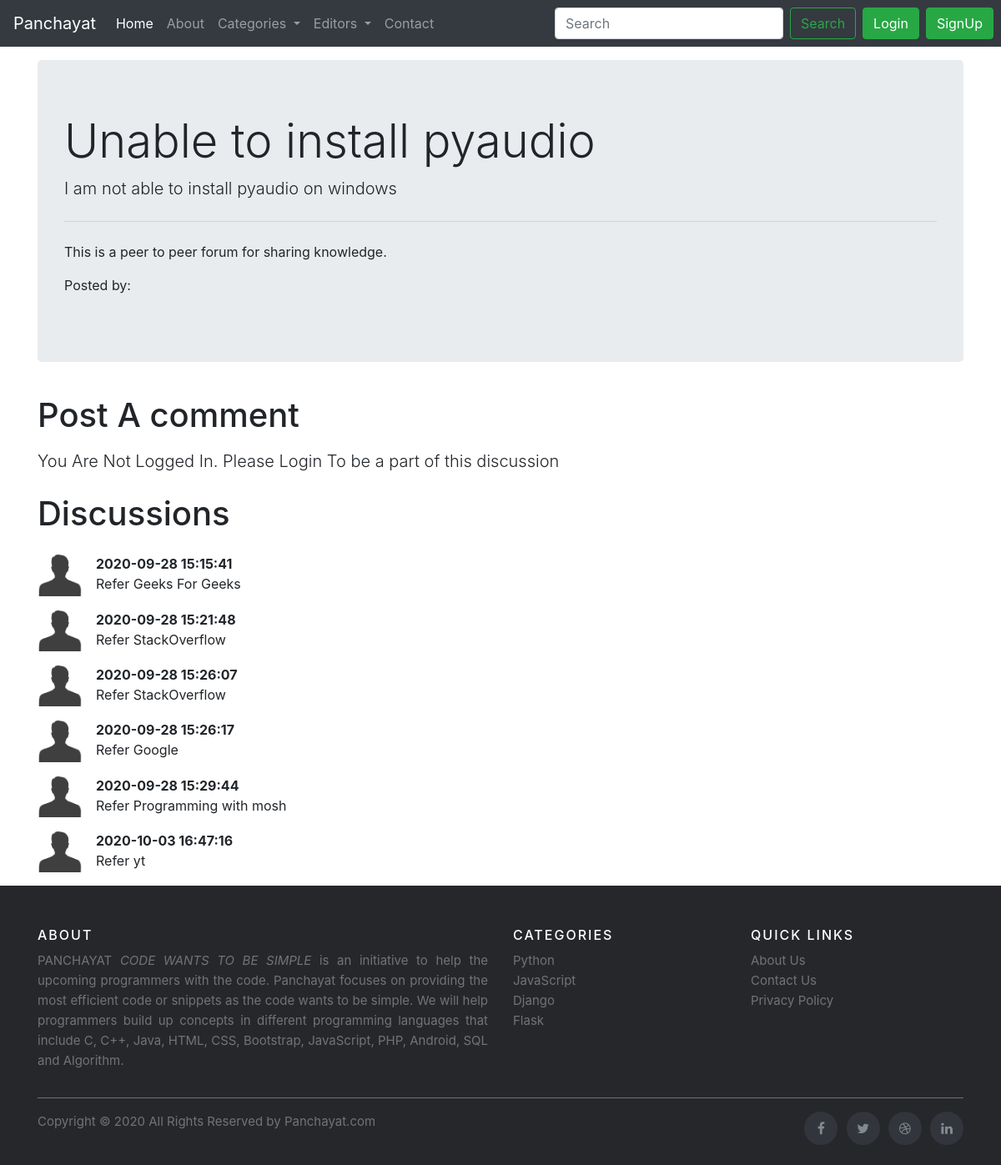
The app's page /thread.php?threadid=1 with its own data.
### tables this page shows
CREATE TABLE `threads` (
  `thread_id` int(7) NOT NULL,
  `thread_title` varchar(255) NOT NULL,
  `thread_desc` text NOT NULL,
  `thread_cat_id` int(7) NOT NULL,
  `thread_user_id` int(7) NOT NULL,
  `timestamp` datetime NOT NULL DEFAULT current_timestamp()
);

CREATE TABLE `comments` (
  `comment_id` int(8) NOT NULL,
  `comment_content` text NOT NULL,
  `thread_id` int(8) NOT NULL,
  `comment_by` int(8) NOT NULL,
  `comment_time` datetime NOT NULL DEFAULT current_timestamp()
);

### thread.php (the view, shortened to what this page needs)
<!doctype html>
<html lang="en">
<head>
    <link rel="stylesheet" href="https://stackpath.bootstrapcdn.com/bootstrap/4.5.0/css/bootstrap.min.css"
>
</head>
<body>
    <?php include 'partials/_dbconnect.php';?>
    <?php include 'partials/_header.php';?>
    <?php
    $id=$_GET['threadid'];
    $sql="SELECT * FROM `threads` WHERE thread_id=$id";
    $result=mysqli_query($conn,$sql);
    while($row=mysqli_fetch_assoc($result)){
        $title=$row['thread_title'];
        $desc=$row['thread_desc'];
        $thread_user_id=$row['thread_user_id'];
        $sql3="SELECT * FROM `users` WHERE `user_id` = '$thread_user_id'";
            $result3=mysqli_query($conn,$sql3);
            $row3=mysqli_fetch_assoc($result3);
     }
    ?>
    <div class="container my-3">
        <div class="jumbotron">
            <h1 class="display-4"><?php echo $title;?></h1>
            <p class="lead"><?php echo $desc;?></p>
            <hr class="my-4">
            <p>This is a peer to peer forum for sharing knowledge.</p>
            <p>Posted by: <b><?php echo $row3['user_name'] ?></b></p>
        </div>
    </div>
    <?php
     if(isset($_SESSION['loggedin'])&&$_SESSION['loggedin']==true){
         echo ' <div class="container">
         <h1 class="py-2">Post A comment</h1>
             <form action="' . $_SERVER["REQUEST_URI"] . '" method="post">
                 <div class="form-group">
                     <label for="exampleFormControlTextarea1">Type Your Comment</label>
                     <textarea class="form-control" id="comment" name="comment" rows="3"></textarea>
                     <input type="hidden" name="user_id" value=" ' . $_SESSION['user_id'] . ' ">
                 </div>
                 <button type="submit" class="btn btn-success">Submit</button>
             </form>
         </div>';}
         else{
            echo '<div class="container">
            <h1 class="py-2">Post A comment</h1>
            <p class="lead">You Are Not Logged In. Please Login To be a part of this discussion</p></div>';
         }
   ?>
    <div class="container my-3" style="margin-bottom:100px">
        <h1 class="py-2">Discussions</h1>
        <?php
        $id=$_GET['threadid'];
        $sql="SELECT * FROM `comments` WHERE thread_id=$id";
        $result=mysqli_query($conn,$sql);
        while($row=mysqli_fetch_assoc($result)){
            $content=$row['comment_content'];
            $comment_time=$row['comment_time'];
            $comment_by=$row['comment_by'];
            $sql2="SELECT * FROM `users` WHERE `user_id` = '$comment_by'";
            $result2=mysqli_query($conn,$sql2);
            $row2=mysqli_fetch_assoc($result2);
        echo '<div class="media my-3">
            <img src="img/user.png" width="54px" class="mr-3" alt="...">
            <div class="media-body">
                <p class="font-weight-bold my-0">' . $row2['user_name']. ' ' . $comment_time. '</p>
                ' . $content.'
            </div>
        </div>';}
    ?>
    </div>
    <?php include 'partials/_footer2.php';?>
</body>
</html>

### records on screen
threads: thread_title "Unable to install pyaudio", thread_desc "I am not able to install pyaudio on windows"
comments: comment_time "2020-09-28 15:15:41", comment_content "Refer Geeks For Geeks"
comments: comment_time "2020-09-28 15:21:48", comment_content "Refer StackOverflow"
comments: comment_time "2020-09-28 15:26:07", comment_content "Refer StackOverflow"
comments: comment_time "2020-09-28 15:26:17", comment_content "Refer Google"
comments: comment_time "2020-09-28 15:29:44", comment_content "Refer Programming with mosh"
comments: comment_time "2020-10-03 16:47:16", comment_content "Refer yt"
